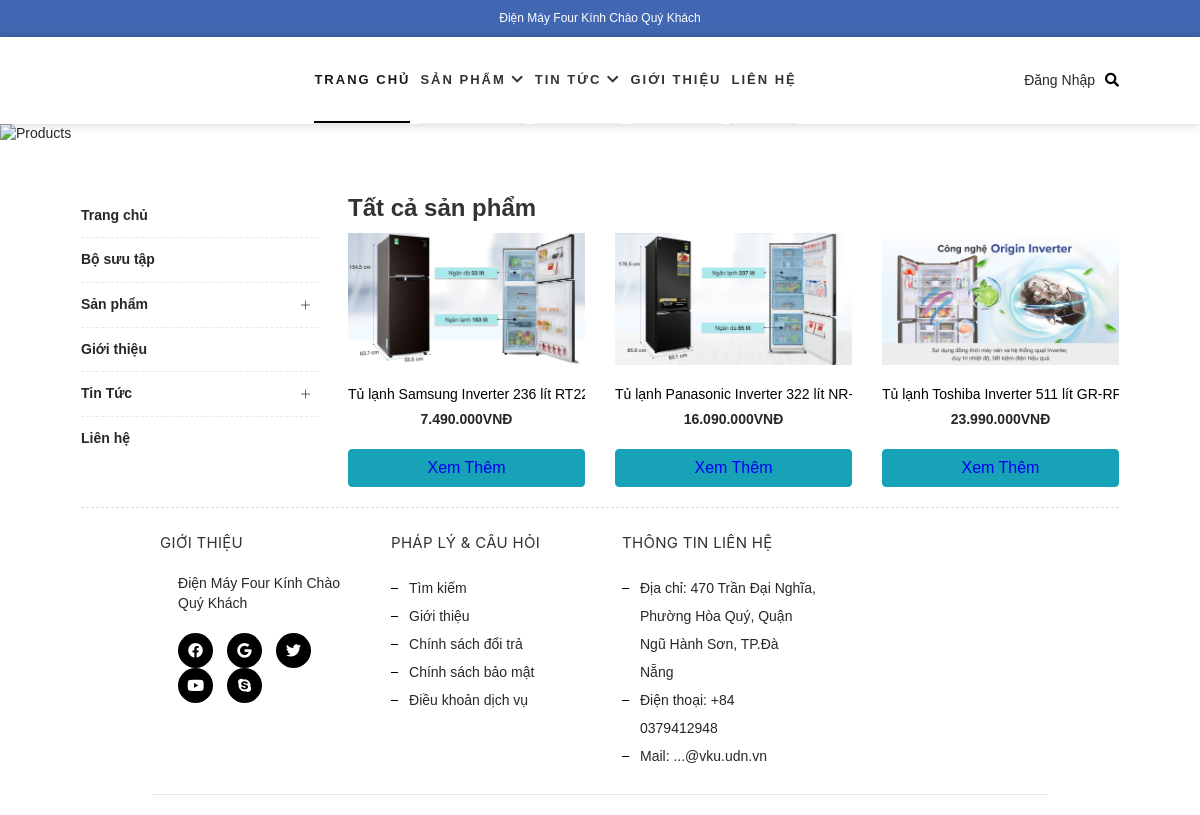
Page /sanpham/danhmuc/7 on the committed database.
### tables this page shows
CREATE TABLE `product` (
  `id_product` int(11) NOT NULL,
  `name_product` varchar(200) NOT NULL,
  `img_product` varchar(500) NOT NULL,
  `img1_product` varchar(500) NOT NULL,
  `price_product` varchar(100) NOT NULL,
  `quantity_product` varchar(10) NOT NULL,
  `title_product` varchar(200) NOT NULL,
  `content_product` longtext NOT NULL,
  `parameter` longtext NOT NULL,
  `id_category` int(11) UNSIGNED NOT NULL,
  `id_producer` int(11) UNSIGNED NOT NULL
);

### system/libs/load.php (called while the page is built, shortened)
<?php
    class load{
        public function view($filename, $data = null){
            include'app/views/'.$filename.'.php';
        }
        public function model($filename){
            return new $filename();
        }
    }
?>

### app/controllers/sanpham.php (called while the page is built, shortened)
<?php
    class sanpham extends DController{
        public function danhmuc($id){
            $table_member = "member";
            $membermodel = $this->load->model('membermodel');
            $data['member'] = $membermodel->member($table_member);
            $table_category = "category";
            $table_product = "product";
            $categorymodel = $this->load->model('categorymodel');
            $data['category'] = $categorymodel->category_home($table_category);
            $data['category_byid'] = $categorymodel->category_home_byid($table_category,$table_product,$id);
            $table_category_blog = "category_blog";
            $category_blog = $this->load->model('category_blog');
            $data['category_blog'] = $category_blog->category_blog_home($table_category_blog);
            $this->load->view('header');
            $this->load->view('menu',$data);
            $this->load->view('product',$data);
            $this->load->view('footer');
        }
    }
?>

### system/libs/Database.php (called while the page is built, shortened)
<?php
class Database extends PDO {
    public function select($sql,$data = array(),$fetchStyle = PDO::FETCH_ASSOC){
        $statement = $this->prepare($sql);
        $statement->execute();
        return $statement->fetchAll($fetchStyle);
    }
}
?>

### app/models/categorymodel.php (called while the page is built, shortened)
<?php
    class categorymodel extends DModel{
        public function category_home_byid($table,$table_product,$id){
                $sql    = "SELECT * FROM $table,$table_product where $table.id_category=$table_product.id_category
                AND $table_product.id_category='$id' ORDER BY $table_product.id_category DESC";
                return $this->db->select($sql);
        }
    }
?>

### system/libs/DController.php (called while the page is built, shortened)
<?php
    class DController{
        public function __construct(){
            $this->load = new load();
        }
    }
?>

### system/libs/DModel.php (called while the page is built, shortened)
<?php
class DModel {
    public function __construct()
    {
        $conn ='mysql:dbname=website; host=localhost; charset=utf8';
        $user ='root';
        $pass ='';
        $this->db = new Database($conn,$user,$pass);
    }
}
?>

### app/views/product.php (the view, shortened to what this page needs)
<div>
    <div>
      <img src="https://cdn.trangcongnghe.com/uploads/posts/2017-12/samsung-va-sony-se-trinh-dien-tv-8k-lg-ra-mat-crystal-sound-oled-tai-ces-2018_1.jpg" alt="Products">
    </div>
  </div>
  <div class="container" style="margin-top: 50px;">
  <div class="row">
  <div class="col-md-3 col-sm-12 col-xs-12 sidebar-fix">
  <div class="wrap-filter">
  <div class="box_sidebar">
  <div class="block left-module">
  <div class=" filter_xs">
  <div class="group-menu">
                  <div class="block_content layered-category collapse" id="collapseExample1">
                    <div class="layered-content card card-body"  style="border:0;padding:0">
                      <ul class="menuList-links">
                        <li class=""><a href="<?php echo BASE_URL ?>" title="Trang chủ"><span>Trang chủ</span></a></li>
                        <li class=" active "><a href="product.html" title="Bộ sưu tập"><span>Bộ sưu tập</span></a>
                        </li>
                        <li class="has-submenu level0 ">
                          <a title="Sản phẩm" >Sản phẩm<span class="icon-plus-submenu" data-toggle="collapse"
                              href="#collapseExample" role="button" aria-expanded="false"
                              aria-controls="collapseExample"></span></a>
                        </li>
                        <li class=""><a href="introduce.html" title="Giới thiệu"><span>Giới thiệu</span></a></li>
                        <li class="has-submenu level0 ">
                          <a title="Tin Tức" >Tin Tức<span class="icon-plus-submenu" data-toggle="collapse"
                              href="#collapseExample" role="button" aria-expanded="false"
                              aria-controls="collapseExample"></span></a>
                        </li>
                        <li class=""><a href="contact.html" title="Liên hệ"><span>Liên hệ</span></a></li>
                      </ul>
                    </div>
                  </div>
                </div>
</div>
</div>
</div>
</div>
</div>
  <div class="col-md-9 col-sm-12 col-xs-12">
  <div class="wrap-collection-title row">
  <div class="col-md-8 col-sm-12 col-xs-12">
            <h1 class="title" >
              Tất cả sản phẩm
            </h1>
          </div>
    </div>
    <div class="row">
      <?php
        foreach ($category_byid as $key => $pro)
        {
      ?>
          <div class="col-md-4 col-sm-6 col-xs-6 col-6" style="margin-top:10px">
            <div class="product-block">
              <div class="product-img fade-box">
                <a href="<?php echo BASE_URL?>sanpham/chitietsanpham/<?php echo $pro['id_product'] ?>" title="" class="img-resize">
                  <img
                    src="<?php echo BASE_URL?>public/uploads/product/<?php echo $pro['img_product']?>"
                    alt="Adidas EQT Cushion ADV" class="lazyloaded" >
                </a>
              </div>
              <div class="product-detail clearfix">
                <div class="pro-text">
                  <a style=" color: black;
                font-size: 14px;text-decoration: none;" href="<?php echo BASE_URL?>sanpham/chitietsanpham/<?php echo $pro['id_product'] ?>"
                    title="Adidas EQT Cushion ADV" inspiration pack>
                    <?php echo $pro['name_product']?>
                  </a>
                </div>
                <div class="pro-price">
                  <p class=""><?php echo number_format($pro['price_product'],0,',','.').'VNĐ' ?></p>
                </div>
                <button class="btn btn-primary btn-xs btn-info btn-block">
                <a href="<?php echo BASE_URL?>sanpham/chitietsanpham/<?php echo $pro['id_product'] ?>">Xem Thêm</a>
                </button>
              </div>
            </div>
          </div>
<?php
        }
?>
    </div>
  </div>
  </div>

### public/css/style.css (style rules this page uses)
* { font-family: "Quicksand", sans-serif; margin: 0; padding: 0; }
* { box-sizing: border-box; }
a { color: black; text-decoration: none; outline: none; }
body { line-height: 1.4; font-size: 14px; color: #272727; overflow-x: hidden; background: #fff; position: initial !important; }
img { vertical-align: middle; max-width: 100%; }
a:-webkit-any-link { color: -webkit-link; cursor: pointer; }
.img-resize { max-width: 100%; }
.pro-price p { font-size: 14px; font-weight: 700; text-align: center; }
div.pro-text { padding-bottom: 5px; text-align: center; white-space: nowrap; width: 100%; overflow: hidden; text-overflow: ellipsis; }
.fade-box img.lazyloaded { opacity: 1; }
.product-block a { display: block; }
.product-block .product-detail { padding: 20px 0; text-align: center; }
.product-block .product-img { text-align: center; position: relative; overflow: hidden; }
.product-block .product-img a img:first-child { transition: all 0.5s ease 0s; display: flex; align-items: center; justify-content: center; }
.left-module { margin-bottom: 20px; overflow: hidden; }
.menuList-links { margin: 0; }
.menuList-links span { font-weight: 600; }
.menuList-links li { position: relative; }
.menuList-links li a { position: relative; font-size: 13px; display: block; }
.menuList-links>li { border-bottom: 1px dashed #e7e7e7; }
.menuList-links>li:last-child { border-bottom: none; }
.menuList-links>li>a { color: #272727; font-weight: 500; font-size: 14px; text-decoration: none; }
@media (min-width: 992px) { .col-md-3 { width: 25%; } }
@media (min-width: 768px) { .col-sm-6 { width: 50%; } }
.wrap-filter { position: sticky; top: 120px; }
.menuList-links { margin: 0; list-style-type: none; padding-left: 0; }
.menuList-links>li>a { color: #272727; padding: 12px 0; font-weight: 500; font-size: 14px; }
.menuList-links>li.has-submenu>a { padding-right: 30px; font-weight: 600; }
.menuList-links>li.has-submenu span.icon-plus-submenu { width: 25px; height: 25px; cursor: pointer; position: absolute; right: 0; top: 0; bottom: 0; margin: auto; border: 1px solid transparent; }
.icon-plus-submenu:after, .icon-plus-submenu:before { background: rgba(9, 9, 9, 0.6); content: ""; display: block; position: absolute; margin-right: 7px; top: 50%; right: 0; transition: all 0.25s linear; }
.icon-plus-submenu:before { width: 9px; height: 1px; transform: translateY(-50%); }
.icon-plus-submenu:after { width: 1px; height: 9px; right: 4px; transform-origin: center; transform: translateY(-50%) scale(1, 1); }
.block .block_content { overflow-y: auto; overflow-x: hidden; }
.wrap-collection-title h1 { font-size: 24px; font-weight: 700; margin: 0; font-family: "Quicksand", sans-serif; }
@media (min-width: 1200px) { .container { max-width: 89%; } }
@media (min-width: 825px) { .block .block_content { display: block; } }

### rows in the picture
product: img_product (picture), name_product "Tủ lạnh Samsung Inverter 236 lít R…", price_product "7.490.000"
product: img_product (picture), name_product "Tủ lạnh Panasonic Inverter 322 lít…", price_product "16.090.000"
product: img_product (picture), name_product "Tủ lạnh Toshiba Inverter 511 lít GR-…", price_product "23.990.000"
